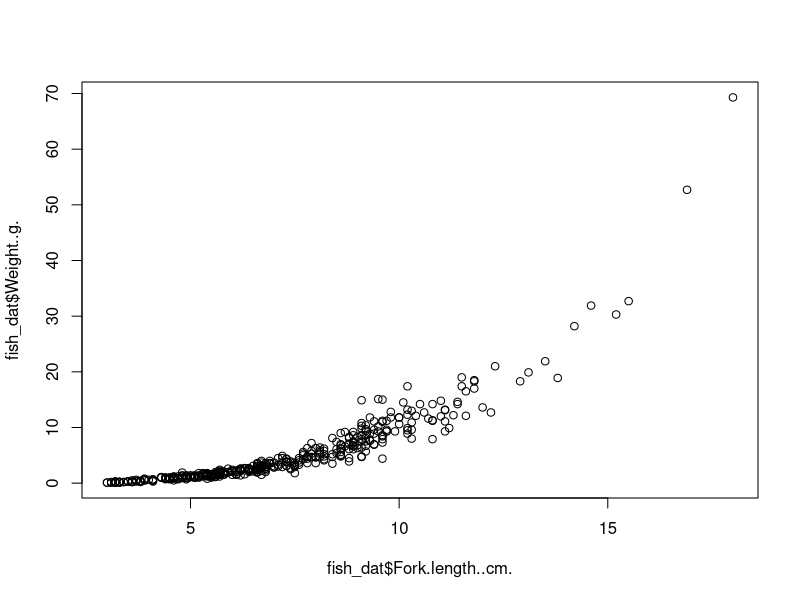
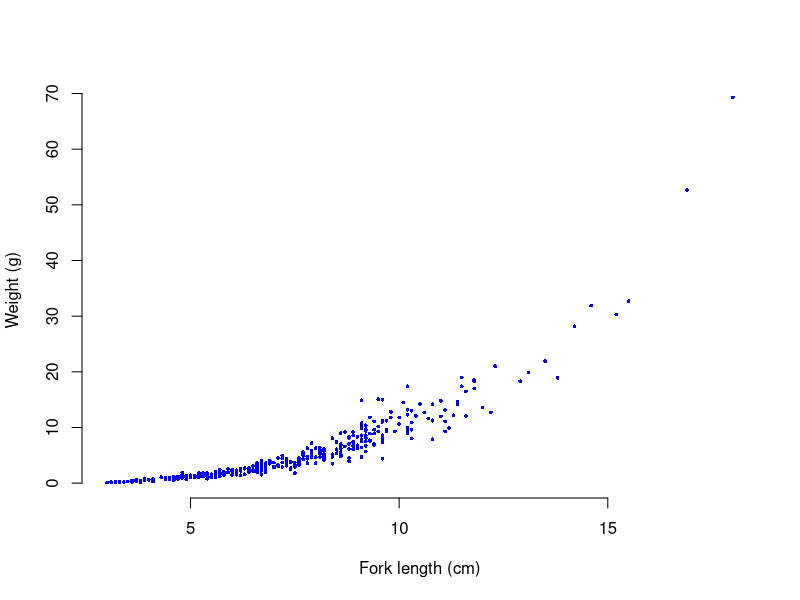
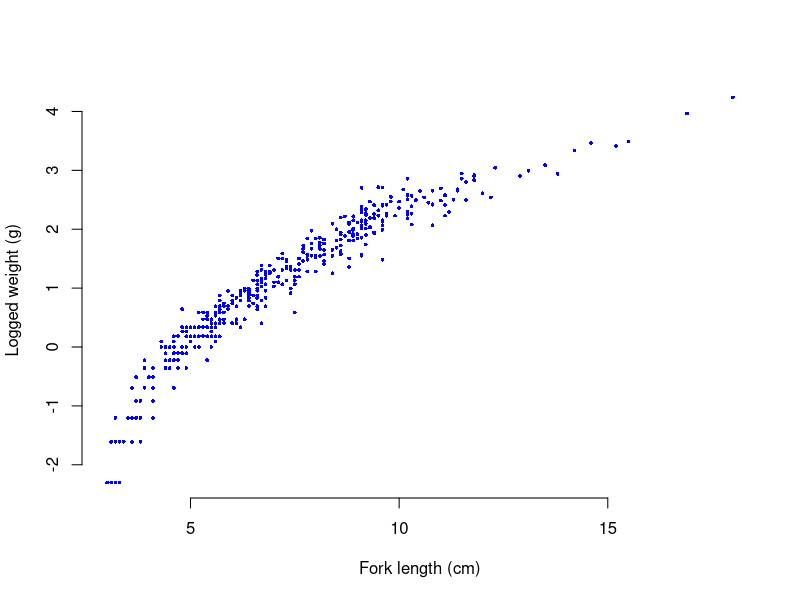
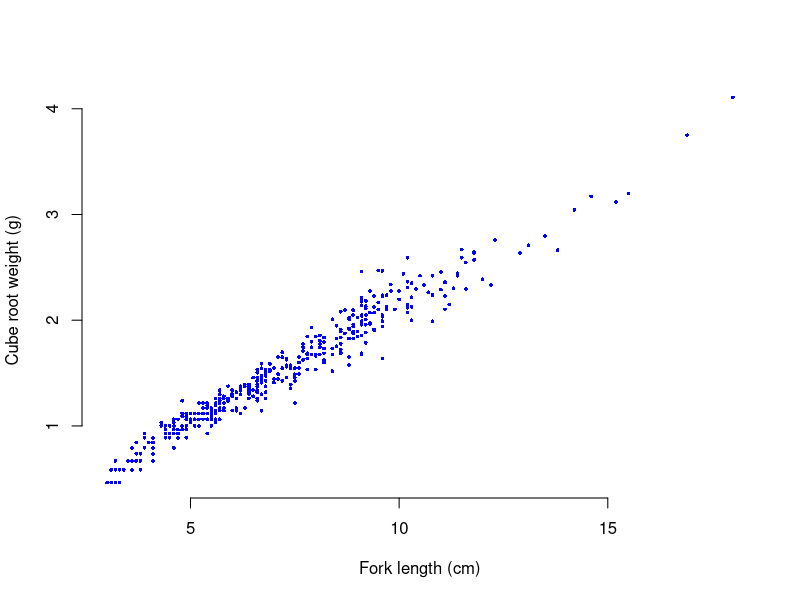
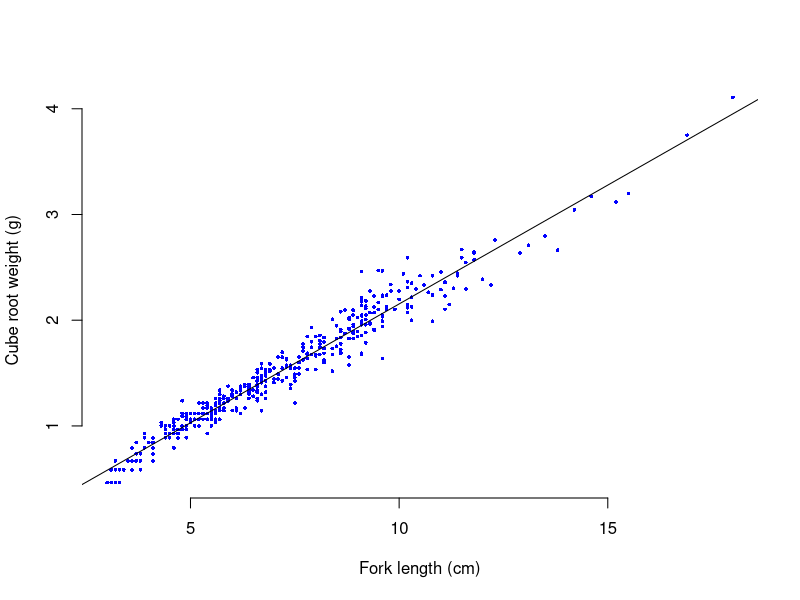
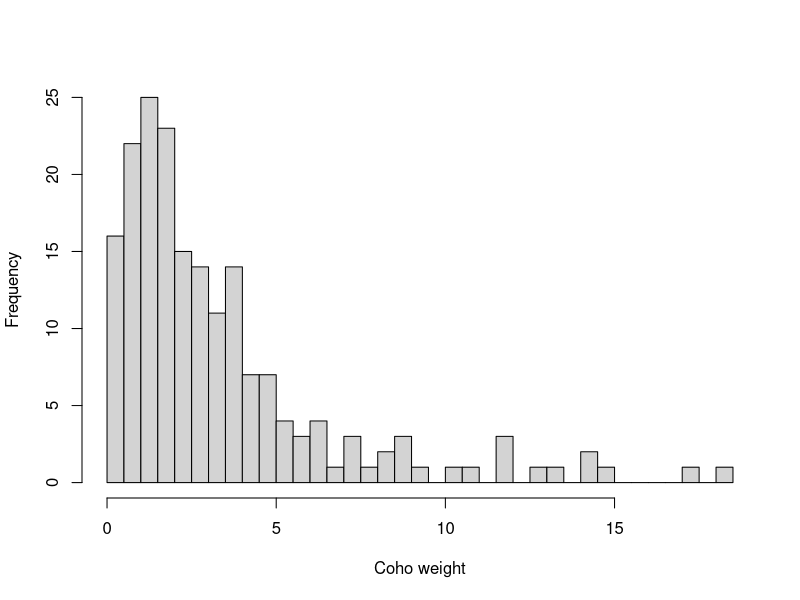
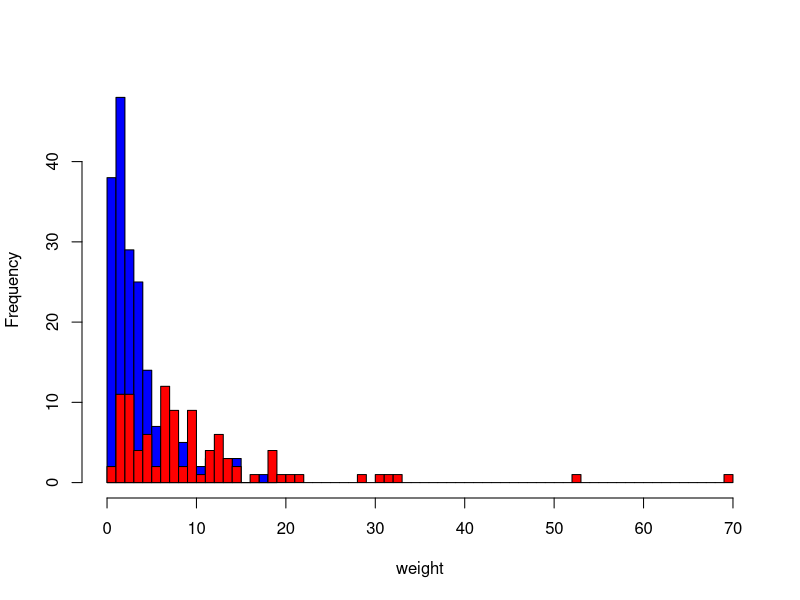
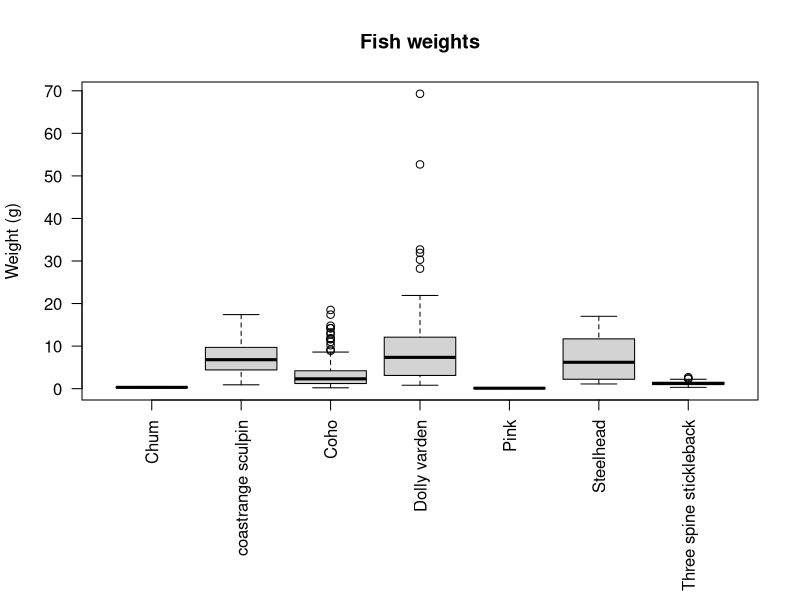

The R source for these figures, in order:
## ---- chunk 1
knitr::opts_chunk$set(echo = TRUE)
knitr::opts_knit$set(root.dir = "~/r4grads/Fish_data/Modified/")

## ---- chunk 2
setwd("~/r4grads/Fish_data/Modified/")
fish_dat <- read.csv("fish_data_merged.csv")
## ---- chunk 3
colnames(fish_dat)
## ---- chunk 4
plot(fish_dat$Fork.length..cm., fish_dat$Weight..g.)
## ---- chunk 5
plot(fish_dat$Fork.length..cm., fish_dat$Weight..g.,
     pch = 16, frame = FALSE, col = "blue", cex=0.5,
     ylab="Weight (g)", xlab = "Fork length (cm)")
## ---- chunk 6
log_weight <- log(fish_dat$Weight..g.)
plot(fish_dat$Fork.length..cm., log_weight,
     pch = 16, frame = FALSE, col = "blue", cex=0.5,
     ylab="Logged weight (g)", xlab = "Fork length (cm)")

## ---- chunk 7
root_weight <- (fish_dat$Weight..g.)^(1/3)
plot(fish_dat$Fork.length..cm., root_weight,
     pch = 16, frame = FALSE, col = "blue", cex=0.5,
     ylab="Cube root weight (g)", xlab = "Fork length (cm)")

## ---- chunk 8
cor.test(fish_dat$Fork.length..cm., root_weight)
## ---- chunk 9
reg <- lm(root_weight ~ fish_dat$Fork.length..cm.)
plot(fish_dat$Fork.length..cm., root_weight,
     pch = 16, frame = FALSE, col = "blue", cex=0.5,
     ylab="Cube root weight (g)", xlab = "Fork length (cm)")
abline(reg, col="black")
## ---- chunk 10
coho_weight <- fish_dat[fish_dat$Species=="Coho", "Weight..g."]
hist(coho_weight, breaks = 30, xlab = "Coho weight", main = NULL)
## ---- chunk 11
dolly_weight <- fish_dat[fish_dat$Species=="Dolly varden", "Weight..g."]
hist(coho_weight, breaks = 20, xlab = "weight", main = NULL, xlim = c(0,70),
     col="blue")
hist(dolly_weight, breaks = 60, add = TRUE, col = "red")

## ---- chunk 12
par(mar=c(10,4.1,4.1,2.1))
boxplot(Weight..g. ~ Species, data = fish_dat, main="Fish weights",
   xlab = NULL, ylab = "Weight (g)", las = 2)
## ---- chunk 13
pdf(file="boplot.pdf", width=6, height=5)
par(mar=c(10,4.1,4.1,2.1))
boxplot(Weight..g. ~ Species, data = fish_dat, main="Fish weights",
   xlab = NULL, ylab = "Weight (g)", las = 2)
dev.off()

## ---- chunk 14
res.aov <- aov(Weight..g. ~ Species, data = fish_dat)
summary(res.aov)
## ---- chunk 15
TukeyHSD(res.aov)
